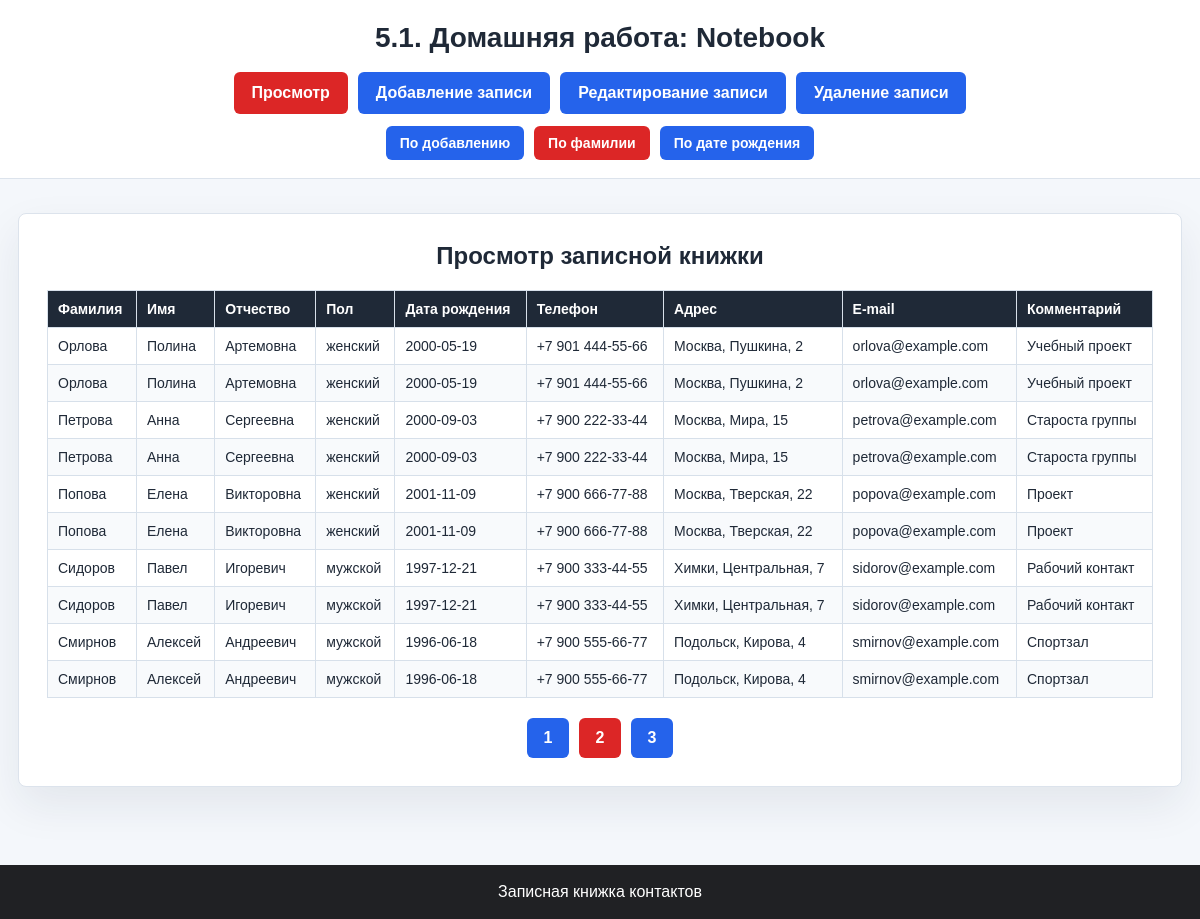
The app's page /index.php?page=view&sort=surname&p=2 with its own data.
### tables this page shows
CREATE TABLE contacts (
            id INTEGER PRIMARY KEY AUTOINCREMENT,
            surname TEXT NOT NULL,
            name TEXT NOT NULL,
            patronymic TEXT NOT NULL DEFAULT "",
            gender TEXT NOT NULL,
            birth_date TEXT NOT NULL,
            phone TEXT NOT NULL,
            address TEXT NOT NULL,
            email TEXT NOT NULL,
            comment TEXT NOT NULL,
            created_at TEXT NOT NULL DEFAULT CURRENT_TIMESTAMP
        );

### viewer.php (the view, shortened to what this page needs)
<?php
function viewerContent(string $sort, int $page): string
{
    $allowedSorts = [
        'created' => 'id ASC',
        'surname' => 'surname COLLATE NOCASE ASC, name COLLATE NOCASE ASC, id ASC',
        'birth_date' => 'birth_date ASC, surname COLLATE NOCASE ASC, id ASC',
    ];
    $perPage = 10;
    $total = (int) db()->query('SELECT COUNT(*) FROM contacts')->fetchColumn();
    $totalPages = max(1, (int) ceil($total / $perPage));
    $page = min(max(1, $page), $totalPages);
    $offset = ($page - 1) * $perPage;
    $statement = db()->prepare('SELECT * FROM contacts ORDER BY ' . $allowedSorts[$sort] . ' LIMIT :limit OFFSET :offset');
    $statement->bindValue(':limit', $perPage, PDO::PARAM_INT);
    $statement->bindValue(':offset', $offset, PDO::PARAM_INT);
    $statement->execute();
    $contacts = $statement->fetchAll();
    $html = '<section class="panel"><h2>Просмотр записной книжки</h2>';
    $html .= '<div class="table-wrap"><table>
        <thead>
            <tr>
                <th>Фамилия</th>
                <th>Имя</th>
                <th>Отчество</th>
                <th>Пол</th>
                <th>Дата рождения</th>
                <th>Телефон</th>
                <th>Адрес</th>
                <th>E-mail</th>
                <th>Комментарий</th>
            </tr>
        </thead>
        <tbody>';
    foreach ($contacts as $contact) {
        $html .= '<tr>
            <td>' . e($contact['surname']) . '</td>
            <td>' . e($contact['name']) . '</td>
            <td>' . e($contact['patronymic']) . '</td>
            <td>' . e($contact['gender']) . '</td>
            <td>' . e($contact['birth_date']) . '</td>
            <td>' . e($contact['phone']) . '</td>
            <td>' . e($contact['address']) . '</td>
            <td>' . e($contact['email']) . '</td>
            <td>' . e($contact['comment']) . '</td>
        </tr>';
    }
    $html .= '</tbody></table></div>';
    if ($totalPages > 1) {
        $html .= '<div class="pagination" aria-label="Пагинация">';
        for ($i = 1; $i <= $totalPages; $i++) {
            $class = $i === $page ? ' class="active"' : '';
            $html .= '<a' . $class . ' href="index.php?page=view&amp;sort=' . e($sort) . '&amp;p=' . $i . '">' . $i . '</a>';
        }
        $html .= '</div>';
    }
    return $html . '</section>';
}

### style.css (style rules this page uses)
* { box-sizing: border-box; }
body { min-height: 100vh; margin: 0; display: flex; flex-direction: column; color: #1f2937; background: #f4f7fb; font-family: Arial, Helvetica, sans-serif; }
.main-menu, .sort-menu, .record-links, .pagination { display: flex; justify-content: center; flex-wrap: wrap; gap: 10px; }
.main-menu a, .sort-menu a, .record-links a, .pagination a { display: inline-flex; align-items: center; justify-content: center; min-height: 40px; padding: 10px 16px; color: #ffffff; background: #2563eb; border: 2px solid transparent; border-radius: 6px; text-decoration: none; font-weight: 700; }
.main-menu a.active, .sort-menu a.active, .record-links a.current, .pagination a.active { background: #dc2626; }
.panel { padding: 28px; background: #ffffff; border: 1px solid #dce3ec; border-radius: 8px; box-shadow: 0 18px 44px rgba(31, 42, 68, 0.08); }
.panel h2 { margin: 0 0 20px; text-align: center; }
.table-wrap { overflow-x: auto; }
table { width: 100%; border-collapse: collapse; font-size: 14px; }
th, td { padding: 10px; border: 1px solid #d7e0ea; text-align: left; vertical-align: top; }
th { color: #ffffff; background: #1f2937; }
tbody tr:nth-child(even) { background: #f8fafc; }
.pagination { margin-top: 20px; }
.pagination a { min-width: 42px; padding: 8px 12px; }

### records on screen
contacts: surname "Орлова", name "Полина", patronymic "Артемовна", gender "женский", birth_date "2000-05-19", phone "+7 901 444-55-66", address "Москва, Пушкина, 2", email "orlova@example.com", comment "Учебный проект"
contacts: surname "Орлова", name "Полина", patronymic "Артемовна", gender "женский", birth_date "2000-05-19", phone "+7 901 444-55-66", address "Москва, Пушкина, 2", email "orlova@example.com", comment "Учебный проект"
contacts: surname "Петрова", name "Анна", patronymic "Сергеевна", gender "женский", birth_date "2000-09-03", phone "+7 900 222-33-44", address "Москва, Мира, 15", email "petrova@example.com", comment "Староста группы"
contacts: surname "Петрова", name "Анна", patronymic "Сергеевна", gender "женский", birth_date "2000-09-03", phone "+7 900 222-33-44", address "Москва, Мира, 15", email "petrova@example.com", comment "Староста группы"
contacts: surname "Попова", name "Елена", patronymic "Викторовна", gender "женский", birth_date "2001-11-09", phone "+7 900 666-77-88", address "Москва, Тверская, 22", email "popova@example.com", comment "Проект"
contacts: surname "Попова", name "Елена", patronymic "Викторовна", gender "женский", birth_date "2001-11-09", phone "+7 900 666-77-88", address "Москва, Тверская, 22", email "popova@example.com", comment "Проект"
contacts: surname "Сидоров", name "Павел", patronymic "Игоревич", gender "мужской", birth_date "1997-12-21", phone "+7 900 333-44-55", address "Химки, Центральная, 7", email "sidorov@example.com", comment "Рабочий контакт"
contacts: surname "Сидоров", name "Павел", patronymic "Игоревич", gender "мужской", birth_date "1997-12-21", phone "+7 900 333-44-55", address "Химки, Центральная, 7", email "sidorov@example.com", comment "Рабочий контакт"
contacts: surname "Смирнов", name "Алексей", patronymic "Андреевич", gender "мужской", birth_date "1996-06-18", phone "+7 900 555-66-77", address "Подольск, Кирова, 4", email "smirnov@example.com", comment "Спортзал"
contacts: surname "Смирнов", name "Алексей", patronymic "Андреевич", gender "мужской", birth_date "1996-06-18", phone "+7 900 555-66-77", address "Подольск, Кирова, 4", email "smirnov@example.com", comment "Спортзал"

### other values on screen
$title "5.1. Домашняя работа: Notebook"
$label "Просмотр"
$label "Добавление записи"
$label "Редактирование записи"
$label "Удаление записи"
$label "По добавлению"
$label "По фамилии"
$label "По дате рождения"
